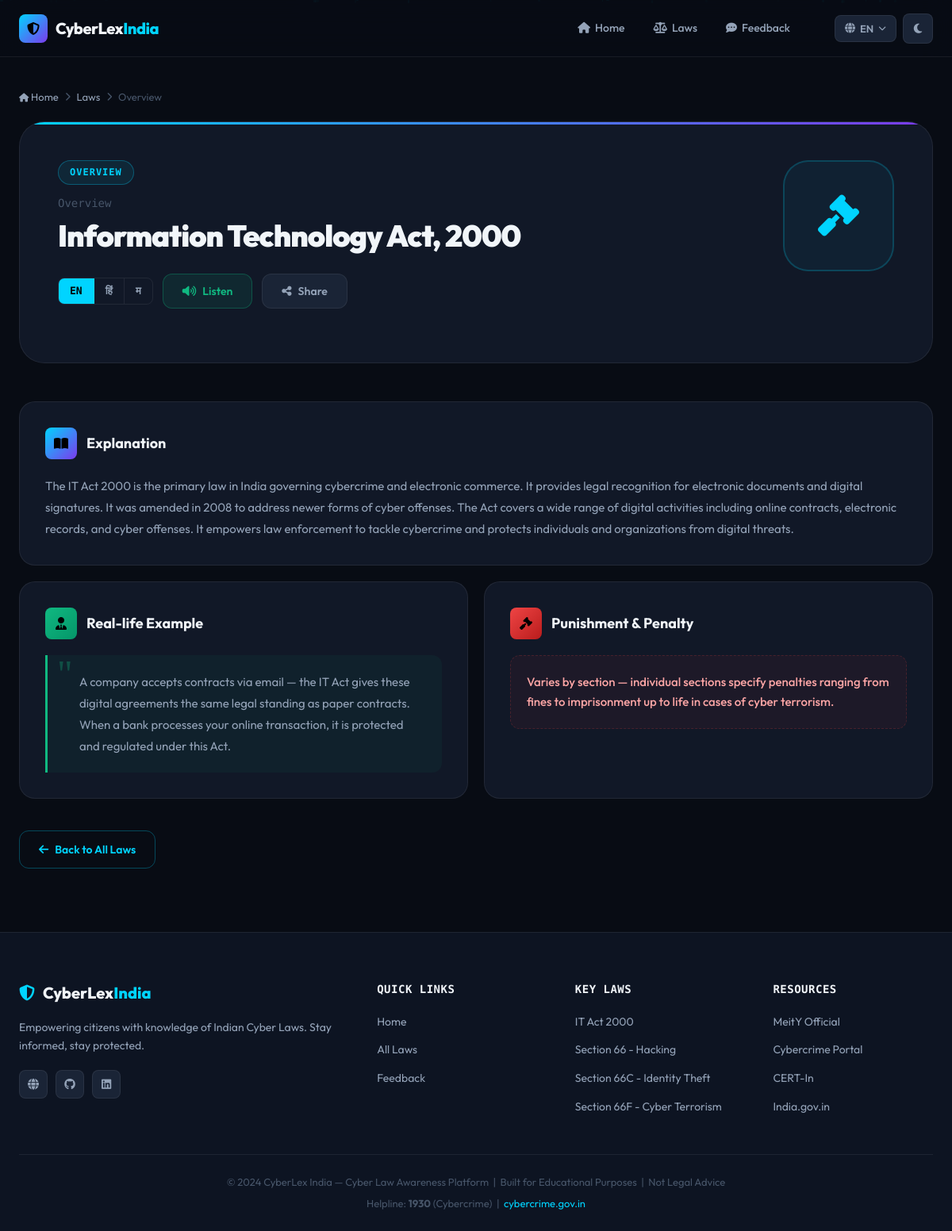
Page /law/it-act-2000 on the committed database.
### tables this page shows
CREATE TABLE laws (
            id INTEGER PRIMARY KEY AUTOINCREMENT,
            slug TEXT UNIQUE NOT NULL,
            title TEXT NOT NULL,
            section TEXT NOT NULL,
            description TEXT NOT NULL,
            example TEXT NOT NULL,
            punishment TEXT NOT NULL,
            category TEXT NOT NULL
        );

### app.py (the view)
@app.route('/law/<slug>')
def law_detail(slug):
    db = get_db()
    law = db.execute('SELECT * FROM laws WHERE slug = ?', (slug,)).fetchone()
    db.close()
    if not law:
        return "Law not found", 404
    return render_template('laws_detail.html', law=law)

### app.py (called while the page is built)
def get_db():
    db = sqlite3.connect('database.db')
    db.row_factory = sqlite3.Row
    return db

### templates/laws_detail.html (shortened to what this page needs)
{% extends "base.html" %}
{% block content %}
<div class="law-detail-page">
    <div class="container">
        <div class="breadcrumb">
            <a href="/"><i class="fas fa-house"></i> Home</a>
            <i class="fas fa-chevron-right"></i>
            <a href="/laws"><span data-i18n="laws">Laws</span></a>
            <i class="fas fa-chevron-right"></i>
            <span>{{ law.section }}</span>
        </div>
        <div class="law-hero">
            <div class="law-hero-left">
                <div class="law-category-badge">{{ law.category }}</div>
                <div class="law-section-display">{{ law.section }}</div>
                <h1 class="law-main-title">{{ law.title }}</h1>
                <div class="law-controls">
                    <div class="content-lang-selector">
                        <button class="lang-content-btn active" data-lang="en">EN</button>
                        <button class="lang-content-btn" data-lang="hi">हिं</button>
                        <button class="lang-content-btn" data-lang="mr">म</button>
                    </div>
                    <button class="btn btn-audio" id="audioBtn" data-slug="{{ law.slug }}">
                        <i class="fas fa-volume-high"></i>
                        <span data-i18n="listen">Listen</span>
                    </button>
                    <button class="btn btn-ghost" onclick="sharelaw()">
                        <i class="fas fa-share-nodes"></i> Share
                    </button>
                </div>
            </div>
            <div class="law-hero-right">
                <div class="law-icon-big">
                    {% if 'Terror' in law.title %}<i class="fas fa-skull-crossbones"></i>
                    {% elif 'Identity' in law.title %}<i class="fas fa-id-card"></i>
                    {% elif 'Privacy' in law.title or 'Confidentiality' in law.title %}<i class="fas fa-eye-slash"></i>
                    {% elif 'Hacking' in law.title or 'Offences' in law.title %}<i class="fas fa-bug"></i>
                    {% elif 'Obscene' in law.title %}<i class="fas fa-ban"></i>
                    {% elif 'sexually' in law.title.lower() %}<i class="fas fa-ban"></i>
                    {% elif 'pornography' in law.title.lower() %}<i class="fas fa-shield-halved"></i>
                    {% elif 'Fraud' in law.title or 'Cheating' in law.title %}<i class="fas fa-user-ninja"></i>
                    {% elif 'Stolen' in law.title %}<i class="fas fa-box-open"></i>
                    {% elif 'Tampering' in law.title %}<i class="fas fa-code"></i>
                    {% elif 'Unauthorized' in law.title %}<i class="fas fa-lock-open"></i>
                    {% else %}<i class="fas fa-gavel"></i>{% endif %}
                </div>
            </div>
        </div>
        <div class="law-content-grid">
            <div class="content-card card-explanation">
                <div class="content-card-header">
                    <div class="card-header-icon"><i class="fas fa-book-open"></i></div>
                    <h2 data-i18n="explanation">Explanation</h2>
                </div>
                <p class="content-text" id="descriptionText" data-original="{{ law.description }}">
                    {{ law.description }}
                </p>
            </div>
            <div class="content-card card-example">
                <div class="content-card-header">
                    <div class="card-header-icon example-icon"><i class="fas fa-user-tie"></i></div>
                    <h2 data-i18n="example">Real-life Example</h2>
                </div>
                <div class="example-box">
                    <div class="example-quote-mark">"</div>
                    <p class="content-text" id="exampleText" data-original="{{ law.example }}">
                        {{ law.example }}
                    </p>
                </div>
            </div>
            <div class="content-card card-punishment">
                <div class="content-card-header">
                    <div class="card-header-icon punishment-icon"><i class="fas fa-gavel"></i></div>
                    <h2 data-i18n="punishment">Punishment & Penalty</h2>
                </div>
                <div class="punishment-display" id="punishmentText" data-original="{{ law.punishment }}">
                    <div class="punishment-text">{{ law.punishment }}</div>
                </div>
            </div>
        </div>
        <div class="law-nav-buttons">
            <a href="/laws" class="btn btn-outline">
                <i class="fas fa-arrow-left"></i>
                <span data-i18n="back_to_laws">Back to All Laws</span>
            </a>
        </div>
    </div>
</div>
{% endblock %}

### rows in the picture
laws: section "Overview", category "OVERVIEW", title "Information Technology Act, 2000", description "The IT Act 2000 is the primary law in India governing cybercrime and electronic commerce. It provides legal recognition for electronic documents and digital signatures. It was amended in 2008 to address newer forms of cyber offenses. The Act covers a wide range of digital activities including online contracts, electronic records, and cyber offenses. It empowers law enforcement to tackle cybercrime and protects individuals and organizations from digital threats.", example "A company accepts contracts via email — the IT Act gives these digital agreements the same legal standing as paper contracts. When a bank processes your online transaction, it is protected and regulated under this Act.", punishment "Varies by section — individual sections specify penalties ranging from fines to imprisonment up to life in cases of cyber terrorism."
